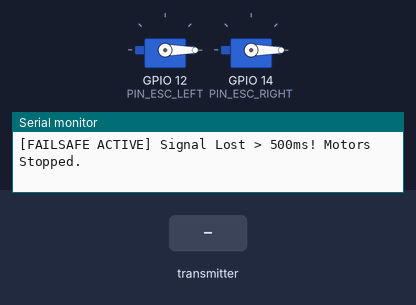
Bench run of a sketch on a simulated ESP32. Parts: 2 × servo, the last lines printed to the serial monitor. The inputs (shaded band) are chosen by the test bench. No radio packets arrive unless stated.

Above: at 3.2 s.
3.3 s: the transmitter starts sending throttle = 1024
At 4.5 s:
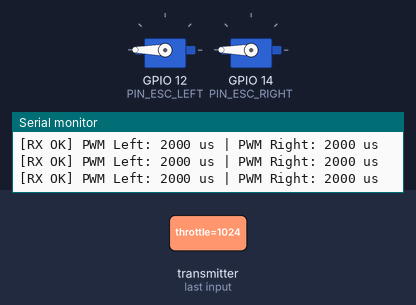
4.8 s: the transmitter starts sending steering = 1024
At 5.4 s:
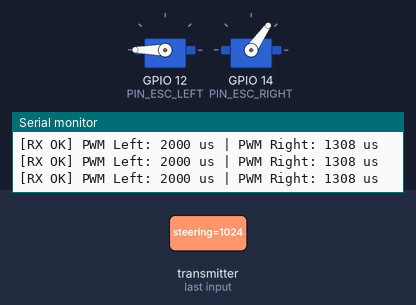
6.3 s: the transmitter starts sending throttle = 0
At 7.5 s:
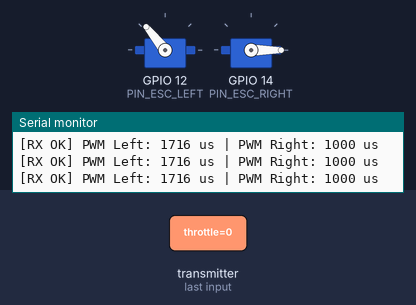
7.8 s: the transmitter starts sending steering = 2048
At 9.0 s:
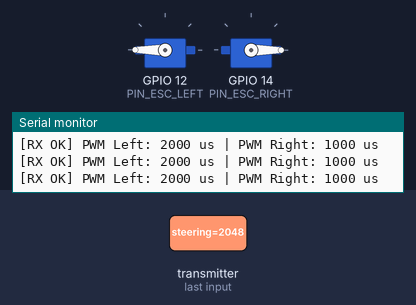
9.3 s: the transmitter starts sending throttle = 2048
At 9.9 s:
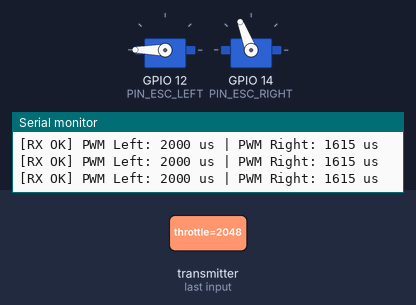
10.8 s: the transmitter starts sending throttle = 4095
At 11.5 s:
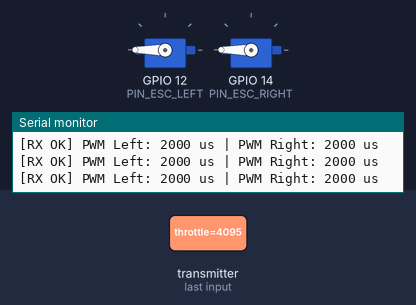
Timing chart, 0 to 13.3 s (numbered marks = the images above; inputs shaded):
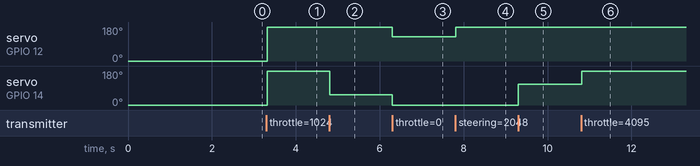

The sketch:

receiver_usv_rx.ino
```cpp
/*
 * =====================================================================================
 * Project: Surface Rescue USV - Robot Receiver (Receiver RX)
 * Platform: ESP32 DevKit V1
 * Wireless: nRF24L01+ PA/LNA (2.4 GHz GFSK)
 * Description: Receives control payloads, computes differential thrust, generates 50Hz PWM
 *              signals for ESCs, and enforces 500ms Failsafe motor shutdown.
 * Author: Tran Trung Hieu & Bui Dieu Linh (2026)
 * =====================================================================================
 */

#include <SPI.h>
#include <RF24.h>
#include <ESP32Servo.h>

// --- Pin Definitions ---
#define PIN_CE          4
#define PIN_CSN         5
#define PIN_ESC_LEFT    12  // Left Brushless ESC Signal Pin
#define PIN_ESC_RIGHT   14  // Right Brushless ESC Signal Pin

// --- RF24 & Servo Configuration ---
RF24 radio(PIN_CE, PIN_CSN);
const byte pipeAddress[6] = "USV01";

Servo escLeft;
Servo escRight;

// --- Control Payload Structure ---
struct ControlData {
  int throttle;  // -1000 to 1000
  int steering;  // -1000 to 1000
};

ControlData payload;
unsigned long lastPacketTime = 0;
const unsigned long FAILSAFE_TIMEOUT_MS = 500; // Auto stop motors if signal lost > 500ms

void setup() {
  Serial.begin(115200);

  // Initialize Hardware PWM 50Hz for Brushless ESCs
  ESP32PWM::allocateTimer(0);
  ESP32PWM::allocateTimer(1);
  escLeft.setPeriodHertz(50);    // Standard 50Hz Servo/ESC frequency
  escRight.setPeriodHertz(50);
  escLeft.attach(PIN_ESC_LEFT, 1000, 2000);   // 1000us (0% throttle) to 2000us (100% throttle)
  escRight.attach(PIN_ESC_RIGHT, 1000, 2000);

  // Arm ESCs (Send 1000us stop pulse)
  escLeft.writeMicroseconds(1000);
  escRight.writeMicroseconds(1000);
  delay(2000); // Wait for ESC arming beep

  // Initialize RF24 Receiver
  if (!radio.begin()) {
    Serial.println(F("[ERROR] nRF24L01+ Hardware Not Responding!"));
    while (1);
  }

  radio.openReadingPipe(1, pipeAddress);
  radio.setPALevel(RF24_PA_MAX);
  radio.setDataRate(RF24_250KBPS);
  radio.startListening();

  lastPacketTime = millis();
  Serial.println(F("[OK] USV Robot Receiver RX Ready. Listening..."));
}

void loop() {
  // Check if RF packet is available
  if (radio.available()) {
    radio.read(&payload, sizeof(ControlData));
    lastPacketTime = millis(); // Update Failsafe timer

    // Compute Differential Thrust
    float k = 0.7; // Steering sensitivity factor
    int rawLeft  = payload.throttle + (int)(k * payload.steering);
    int rawRight = payload.throttle - (int)(k * payload.steering);

    // Constrain to [0, 1000] for Unidirectional ESCs
    int uL = constrain(rawLeft, 0, 1000);
    int uR = constrain(rawRight, 0, 1000);

    // Map [0, 1000] to PWM microseconds [1000, 2000]
    int pwmLeft  = 1000 + uL;
    int pwmRight = 1000 + uR;

    // Output PWM pulses to ESCs
    escLeft.writeMicroseconds(pwmLeft);
    escRight.writeMicroseconds(pwmRight);

    Serial.printf("[RX OK] PWM Left: %d us | PWM Right: %d us\n", pwmLeft, pwmRight);
  }

  // Check Failsafe Timeout
  if (millis() - lastPacketTime > FAILSAFE_TIMEOUT_MS) {
    // SIGNAL LOST! Cut power to both motors immediately
    escLeft.writeMicroseconds(1000);
    escRight.writeMicroseconds(1000);
    Serial.println(F("[FAILSAFE ACTIVE] Signal Lost > 500ms! Motors Stopped."));
  }

  delay(20); // 50 Hz loop update
}
```

Measured:
- after the input at 3.3 s, servo on GPIO 12 (PIN_ESC_LEFT), servo on GPIO 14 (PIN_ESC_RIGHT): 0° → 180° at once
- after the input at 4.8 s, servo on GPIO 14 (PIN_ESC_RIGHT): 180° → 55° at once
- after the input at 6.3 s, servo on GPIO 12 (PIN_ESC_LEFT): 180° → 129° at once; servo on GPIO 14 (PIN_ESC_RIGHT): 55° → 0° at once
- after the input at 7.8 s, servo on GPIO 12 (PIN_ESC_LEFT): 129° → 180° at once
- after the input at 9.3 s, servo on GPIO 14 (PIN_ESC_RIGHT): 0° → 111° at once
- after the input at 10.8 s, servo on GPIO 14 (PIN_ESC_RIGHT): 111° → 180° at once
